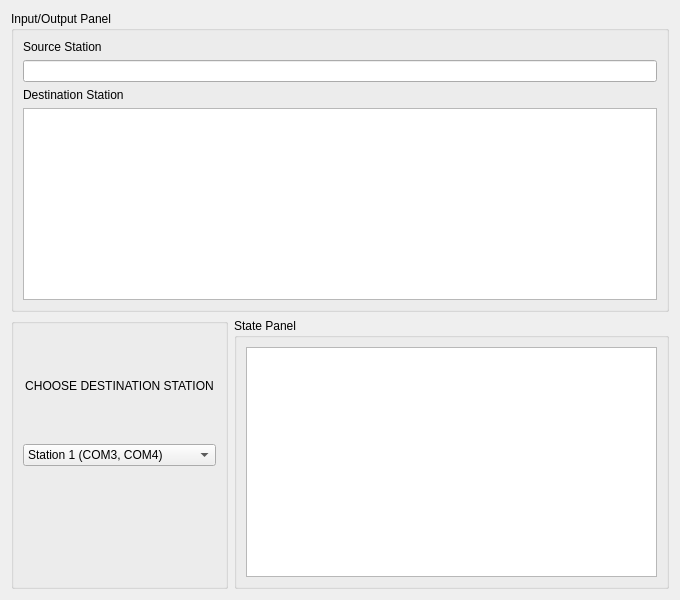
<?xml version="1.0" encoding="UTF-8"?>
<ui version="4.0">
 <class>Station</class>
 <widget class="QDialog" name="Station">
  <property name="geometry">
   <rect>
    <x>0</x>
    <y>0</y>
    <width>680</width>
    <height>600</height>
   </rect>
  </property>
  <property name="windowTitle">
   <string>Dialog</string>
  </property>
  <layout class="QGridLayout" name="gridLayout">
   <item row="1" column="1" colspan="2">
    <widget class="QGroupBox" name="groupBox_2">
     <property name="minimumSize">
      <size>
       <width>328</width>
       <height>266</height>
      </size>
     </property>
     <property name="title">
      <string>State Panel</string>
     </property>
     <layout class="QVBoxLayout" name="verticalLayout_2">
      <item>
       <widget class="QListWidget" name="lst_State"/>
      </item>
     </layout>
    </widget>
   </item>
   <item row="1" column="0">
    <widget class="QGroupBox" name="groupBox">
     <property name="title">
      <string/>
     </property>
     <layout class="QVBoxLayout" name="verticalLayout_3">
      <item>
       <widget class="QLabel" name="label_00">
        <property name="text">
         <string>CHOOSE DESTINATION STATION</string>
        </property>
        <property name="alignment">
         <set>Qt::AlignCenter</set>
        </property>
       </widget>
      </item>
      <item>
       <widget class="QComboBox" name="destStation">
        <item>
         <property name="text">
          <string>Station 1 (COM3, COM4)</string>
         </property>
        </item>
        <item>
         <property name="text">
          <string>Station 2 (COM5, COM6)</string>
         </property>
        </item>
        <item>
         <property name="text">
          <string>Station 3 (COM7, COM8)</string>
         </property>
        </item>
       </widget>
      </item>
      <item>
       <widget class="QLabel" name="label">
        <property name="text">
         <string/>
        </property>
       </widget>
      </item>
     </layout>
    </widget>
   </item>
   <item row="0" column="0" colspan="3">
    <widget class="QGroupBox" name="groupBox_1">
     <property name="title">
      <string>Input/Output Panel</string>
     </property>
     <layout class="QVBoxLayout" name="verticalLayout_5">
      <item>
       <layout class="QVBoxLayout" name="verticalLayout">
        <item>
         <widget class="QLabel" name="lblSource">
          <property name="text">
           <string>Source Station</string>
          </property>
         </widget>
        </item>
        <item>
         <widget class="QLineEdit" name="ln_Input"/>
        </item>
        <item>
         <widget class="QLabel" name="lblDest">
          <property name="text">
           <string>Destination Station</string>
          </property>
         </widget>
        </item>
        <item>
         <widget class="QListWidget" name="lst_Output"/>
        </item>
       </layout>
      </item>
     </layout>
    </widget>
   </item>
  </layout>
 </widget>
 <resources/>
 <connections/>
</ui>
